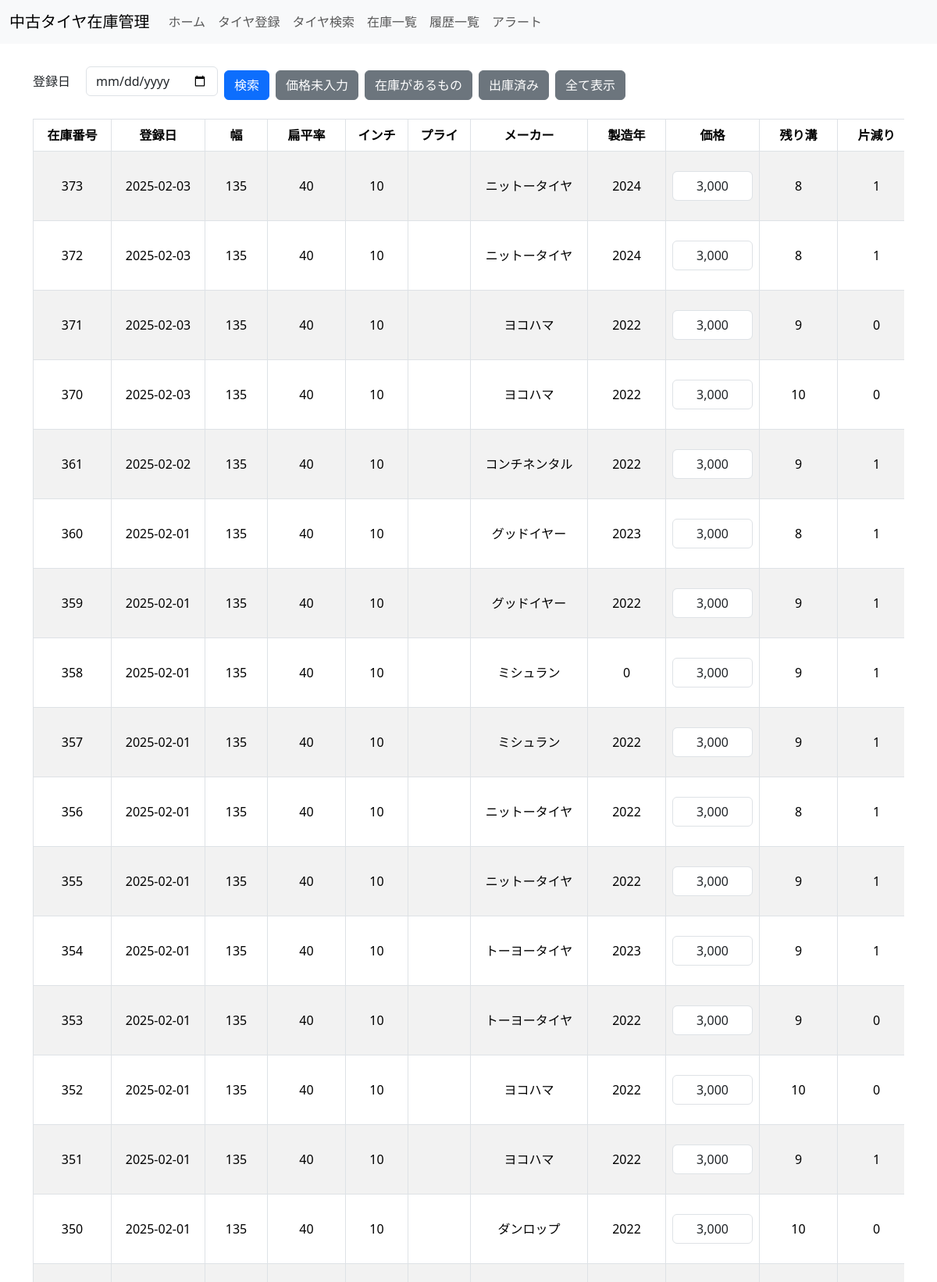
Page /inventory_list (upper part) on the committed database.
### models.py (models this page shows)
class InputPage(db.Model):
    __tablename__ = 'input_page'  # テーブル名を明示的に指定
    id = db.Column(db.Integer, primary_key=True)
    registration_date = db.Column(db.Date, nullable=False)
    width = db.Column(db.Integer, db.ForeignKey('width.id'), nullable=False)
    aspect_ratio = db.Column(db.Integer, db.ForeignKey('aspect_ratio.id'), nullable=False)
    inch = db.Column(db.Integer, db.ForeignKey('inch.id'), nullable=False)
    other_details = db.Column(db.String)
    manufacturing_year = db.Column(db.Integer)
    manufacturer = db.Column(db.Integer, db.ForeignKey('manufacturer.id'), nullable=False)
    tread_depth = db.Column(db.Integer)
    uneven_wear = db.Column(db.Integer)
    ply_rating = db.Column(db.Integer, db.ForeignKey('ply_rating.id'), nullable=False)
    price = db.Column(db.Float, nullable=True)  # nullable=Trueに変更
    is_dispatched = db.Column(db.Boolean, default=False, nullable=False)
    width_ref = db.relationship('Width', backref='input_pages', lazy=True)
    aspect_ratio_ref = db.relationship('AspectRatio', backref='input_pages', lazy=True)
    inch_ref = db.relationship('Inch', backref='input_pages', lazy=True)
    manufacturer_ref = db.relationship('Manufacturer', backref='input_pages', lazy=True)
    ply_rating_ref = db.relationship('PlyRating', backref='input_pages', lazy=True)  # 新たに追加

class Width(db.Model):
    id = db.Column(db.Integer, primary_key=True)
    value = db.Column(db.Integer, nullable=False)

class AspectRatio(db.Model):
    id = db.Column(db.Integer, primary_key=True)
    value = db.Column(db.Integer, nullable=False)

class Inch(db.Model):
    id = db.Column(db.Integer, primary_key=True)
    value = db.Column(db.Integer, nullable=False)

class Manufacturer(db.Model):
    id = db.Column(db.Integer, primary_key=True)
    name = db.Column(db.String, nullable=False)

### app.py (the view, shortened to what this page needs)
@app.route('/inventory_list', methods=['GET', 'POST'])
def inventory_list():
    form = SearchForm()  # SearchForm をそのまま利用
    edit_forms = {}  # 各アイテムごとにフォームを保持
    query = InputPage.query.order_by(InputPage.id.desc())
    tires = None
    if request.method == 'POST':
        if 'reset' in request.form:
            tires = query.all()
        elif 'filter_in_stock' in request.form:
            query = query.filter(InputPage.is_dispatched == False)
            tires = query.all()
        elif 'filter_dispatched' in request.form:
            query = query.filter(InputPage.is_dispatched == True)
            tires = query.all()
        else:
            if form.validate_on_submit():
                if form.registration_date.data:
                    query = query.filter(InputPage.registration_date == form.registration_date.data)
                if 'filter_unpriced' in request.form:
                    query = query.filter(InputPage.price.is_(None))
            tires = query.all()
    else:
        query = query.filter(InputPage.is_dispatched == False)
        tires = query.all()
    return render_template('inventory_list.html', form=form, tires=tires)

### forms.py
class SearchForm(FlaskForm):
    width = SelectField('幅', coerce=int, validators=[Optional()])
    aspect_ratio = SelectField('扁平率', coerce=int, validators=[Optional()])
    inch = SelectField('インチ', coerce=int, validators=[Optional()])
    ply_rating = SelectField('プライ', coerce=int, validators=[Optional()])  # ply_rating フィールド
    registration_date = DateField('登録日', format='%Y-%m-%d', validators=[Optional()])  # 日付フィールド追加
    submit = SubmitField('検索')
    def __init__(self, *args, **kwargs):
        super().__init__(*args, **kwargs)
        self.width.choices = [(0, f"{self.width.label.text}")] + [(w.id, w.value) for w in Width.query.all()]
        self.width.default = 0  # 初期値を指定
        self.aspect_ratio.choices = [(0, f"{self.aspect_ratio.label.text}")] + [(ar.id, ar.value) for ar in AspectRatio.query.all()]
        self.aspect_ratio.default = 0  # 初期値を指定
        self.inch.choices = [(0, f"{self.inch.label.text}")] + [(i.id, i.value) for i in Inch.query.all()]
        self.inch.default = 0  # 初期値を指定
        self.ply_rating.choices = [(0, f"{self.ply_rating.label.text}")] + [(p.id, p.value) for p in PlyRating.query.all()]
        self.ply_rating.default = 0  # 初期値を指定

### app.py (called while the page is built)
@app.context_processor
def inject_user():
    from flask_login import current_user
    return dict(user=current_user)

@app.template_filter('currency')
def format_currency(value):
    if value is None:
        return ""  # 値がない場合は空文字を返す
    try:
        return "{:,.0f}".format(value)
    except ValueError:
        return value  # フォーマットに失敗した場合は元の値を返す

### templates/inventory_list.html (shortened to what this page needs)
{% extends "base.html" %}
{% block content %}
<div class="container my-4">
    <form method="POST" class="mb-4">
        <div class="d-flex flex-wrap align-items-center gap-2">
            <div class="d-flex align-items-center nowrap">
                <label class="mr-2 mb-0">{{ form.registration_date.label }}</label>
                {{ form.registration_date(class="form-control", size=10) }}
            </div>
            <button type="submit" name="search" class="btn btn-primary">検索</button>
            <button type="submit" name="filter_unpriced" class="btn btn-secondary">価格未入力</button>
            <button type="submit" name="filter_in_stock" class="btn btn-secondary">在庫があるもの</button>
            <button type="submit" name="filter_dispatched" class="btn btn-secondary">出庫済み</button>
            <button type="submit" name="reset" class="btn btn-secondary">全て表示</button>
        </div>
    </form>
    <div class="table-responsive">
        <form method="POST">
            <table class="table table-bordered table-striped table-hover">
                <thead class="thead-light">
                    <tr>
                        <th style="min-width: 100px;">在庫番号</th>
                        <th style="min-width: 120px;">登録日</th>
                        <th style="min-width: 80px;">幅</th>
                        <th style="min-width: 100px;">扁平率</th>
                        <th style="min-width: 80px;">インチ</th>
                        <th style="min-width: 80px;">プライ</th>
                        <th style="min-width: 150px;">メーカー</th>
                        <th style="min-width: 100px;">製造年</th>
                        <th style="min-width: 120px;">価格</th>
                        <th style="min-width: 100px;">残り溝</th>
                        <th style="min-width: 100px;">片減り</th>
                    </tr>
                </thead>
                <tbody>
                    {% for tire in tires %}
                    <tr>
                        <td>{{ tire.id }}</td>
                        <td>{{ tire.registration_date }}</td>
                        <td>{{ tire.width_ref.value }}</td>
                        <td>{{ tire.aspect_ratio_ref.value }}</td>
                        <td>{{ tire.inch_ref.value }}</td>
                        <td>{{ tire.ply_rating_ref.value }}</td>
                        <td>{{ tire.manufacturer_ref.name }}</td>
                        <td>{{ tire.manufacturing_year }}</td>
                        <td>
                            <input type="text" name="price_{{ tire.id }}" value="{{ tire.price|currency }}" class="form-control" size="10">
                        </td>
                        <td>{{ tire.tread_depth }}</td>
                        <td>{{ tire.uneven_wear }}</td>
                    </tr>
                    {% endfor %}
                </tbody>
            </table>
        </form>
    </div>
</div>
{% endblock %}

### static/css/style.css (style rules this page uses)
* { box-sizing: border-box; }
input { min-width: 35px; }
body { background-color: #f8f9fa; }
form { background-color: #fff; }
.btn { padding: 10px 20px; margin-top: 10px; background-color: #007bff; color: #fff; border: none; cursor: pointer; border-radius: 5px; }
.d-flex.flex-wrap.gap-2 { gap: 10px; }
.d-flex.align-items-center label { margin-right: 5px; }
.nowrap label { white-space: nowrap; }
.d-flex.align-items-center label { margin-right: 10px; }
.table td, .table th { text-align: center; vertical-align: middle; }
.table input { text-align: center; }
.btn { font-size: 1rem; padding: 0.75rem 1.5rem; border: none; border-radius: 5px; transition: background-color 0.3s ease, transform 0.1s ease; }
.btn-primary { background-color: #007bff; color: #fff; }
.btn-secondary { background-color: #6c757d; color: #fff; }

### rows in the picture
InputPage: id "373", registration_date "2025-02-03", width_ref.value "135", aspect_ratio_ref.value "40", inch_ref.value "10", manufacturer_ref.name "ニットータイヤ", manufacturing_year "2024", price "3,000", tread_depth "8", uneven_wear "1"
InputPage: id "372", registration_date "2025-02-03", width_ref.value "135", aspect_ratio_ref.value "40", inch_ref.value "10", manufacturer_ref.name "ニットータイヤ", manufacturing_year "2024", price "3,000", tread_depth "8", uneven_wear "1"
InputPage: id "371", registration_date "2025-02-03", width_ref.value "135", aspect_ratio_ref.value "40", inch_ref.value "10", manufacturer_ref.name "ヨコハマ", manufacturing_year "2022", price "3,000", tread_depth "9", uneven_wear "0"
InputPage: id "370", registration_date "2025-02-03", width_ref.value "135", aspect_ratio_ref.value "40", inch_ref.value "10", manufacturer_ref.name "ヨコハマ", manufacturing_year "2022", price "3,000", tread_depth "10", uneven_wear "0"
InputPage: id "361", registration_date "2025-02-02", width_ref.value "135", aspect_ratio_ref.value "40", inch_ref.value "10", manufacturer_ref.name "コンチネンタル", manufacturing_year "2022", price "3,000", tread_depth "9", uneven_wear "1"
InputPage: id "360", registration_date "2025-02-01", width_ref.value "135", aspect_ratio_ref.value "40", inch_ref.value "10", manufacturer_ref.name "グッドイヤー", manufacturing_year "2023", price "3,000", tread_depth "8", uneven_wear "1"
InputPage: id "359", registration_date "2025-02-01", width_ref.value "135", aspect_ratio_ref.value "40", inch_ref.value "10", manufacturer_ref.name "グッドイヤー", manufacturing_year "2022", price "3,000", tread_depth "9", uneven_wear "1"
InputPage: id "358", registration_date "2025-02-01", width_ref.value "135", aspect_ratio_ref.value "40", inch_ref.value "10", manufacturer_ref.name "ミシュラン", manufacturing_year "0", price "3,000", tread_depth "9", uneven_wear "1"
InputPage: id "357", registration_date "2025-02-01", width_ref.value "135", aspect_ratio_ref.value "40", inch_ref.value "10", manufacturer_ref.name "ミシュラン", manufacturing_year "2022", price "3,000", tread_depth "9", uneven_wear "1"
InputPage: id "356", registration_date "2025-02-01", width_ref.value "135", aspect_ratio_ref.value "40", inch_ref.value "10", manufacturer_ref.name "ニットータイヤ", manufacturing_year "2022", price "3,000", tread_depth "8", uneven_wear "1"
InputPage: id "355", registration_date "2025-02-01", width_ref.value "135", aspect_ratio_ref.value "40", inch_ref.value "10", manufacturer_ref.name "ニットータイヤ", manufacturing_year "2022", price "3,000", tread_depth "9", uneven_wear "1"
InputPage: id "354", registration_date "2025-02-01", width_ref.value "135", aspect_ratio_ref.value "40", inch_ref.value "10", manufacturer_ref.name "トーヨータイヤ", manufacturing_year "2023", price "3,000", tread_depth "9", uneven_wear "1"
InputPage: id "353", registration_date "2025-02-01", width_ref.value "135", aspect_ratio_ref.value "40", inch_ref.value "10", manufacturer_ref.name "トーヨータイヤ", manufacturing_year "2022", price "3,000", tread_depth "9", uneven_wear "0"
InputPage: id "352", registration_date "2025-02-01", width_ref.value "135", aspect_ratio_ref.value "40", inch_ref.value "10", manufacturer_ref.name "ヨコハマ", manufacturing_year "2022", price "3,000", tread_depth "10", uneven_wear "0"
InputPage: id "351", registration_date "2025-02-01", width_ref.value "135", aspect_ratio_ref.value "40", inch_ref.value "10", manufacturer_ref.name "ヨコハマ", manufacturing_year "2022", price "3,000", tread_depth "9", uneven_wear "1"
InputPage: id "350", registration_date "2025-02-01", width_ref.value "135", aspect_ratio_ref.value "40", inch_ref.value "10", manufacturer_ref.name "ダンロップ", manufacturing_year "2022", price "3,000", tread_depth "10", uneven_wear "0"
